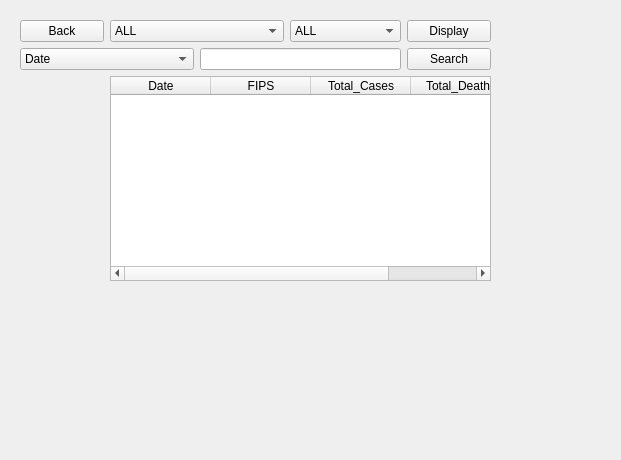
<?xml version="1.0" encoding="UTF-8"?>
<ui version="4.0">
 <class>Covid_Cases</class>
 <widget class="QWidget" name="Covid_Cases">
  <property name="geometry">
   <rect>
    <x>0</x>
    <y>0</y>
    <width>621</width>
    <height>460</height>
   </rect>
  </property>
  <property name="windowTitle">
   <string>Form</string>
  </property>
  <widget class="QWidget" name="layoutWidget">
   <property name="geometry">
    <rect>
     <x>20</x>
     <y>20</y>
     <width>471</width>
     <height>261</height>
    </rect>
   </property>
   <layout class="QGridLayout" name="gridLayout">
    <item row="0" column="4">
     <widget class="QPushButton" name="Display">
      <property name="text">
       <string>Display</string>
      </property>
     </widget>
    </item>
    <item row="0" column="1" colspan="2">
     <widget class="QComboBox" name="box1">
      <item>
       <property name="text">
        <string>ALL</string>
       </property>
      </item>
      <item>
       <property name="text">
        <string>Date</string>
       </property>
      </item>
      <item>
       <property name="text">
        <string>FIPS</string>
       </property>
      </item>
      <item>
       <property name="text">
        <string>Total_Cases</string>
       </property>
      </item>
      <item>
       <property name="text">
        <string>Total_Deaths</string>
       </property>
      </item>
     </widget>
    </item>
    <item row="1" column="4">
     <widget class="QPushButton" name="Search">
      <property name="text">
       <string>Search</string>
      </property>
     </widget>
    </item>
    <item row="1" column="2" colspan="2">
     <widget class="QLineEdit" name="lineEdit">
      <property name="text">
       <string/>
      </property>
     </widget>
    </item>
    <item row="0" column="3">
     <widget class="QComboBox" name="box2">
      <item>
       <property name="text">
        <string>ALL</string>
       </property>
      </item>
      <item>
       <property name="text">
        <string>First 10 Rows</string>
       </property>
      </item>
      <item>
       <property name="text">
        <string>First 100 Rows</string>
       </property>
      </item>
     </widget>
    </item>
    <item row="1" column="0" colspan="2">
     <widget class="QComboBox" name="box3">
      <item>
       <property name="text">
        <string>Date</string>
       </property>
      </item>
      <item>
       <property name="text">
        <string>FIPS</string>
       </property>
      </item>
      <item>
       <property name="text">
        <string>Total_Cases</string>
       </property>
      </item>
      <item>
       <property name="text">
        <string>Total_Deaths</string>
       </property>
      </item>
     </widget>
    </item>
    <item row="0" column="0">
     <widget class="QPushButton" name="Back">
      <property name="text">
       <string>Back</string>
      </property>
     </widget>
    </item>
    <item row="2" column="1" colspan="4">
     <widget class="QTableWidget" name="tableWidget">
      <column>
       <property name="text">
        <string>Date</string>
       </property>
      </column>
      <column>
       <property name="text">
        <string>FIPS</string>
       </property>
      </column>
      <column>
       <property name="text">
        <string>Total_Cases</string>
       </property>
      </column>
      <column>
       <property name="text">
        <string>Total_Deaths</string>
       </property>
      </column>
     </widget>
    </item>
   </layout>
  </widget>
 </widget>
 <resources/>
 <connections/>
</ui>
